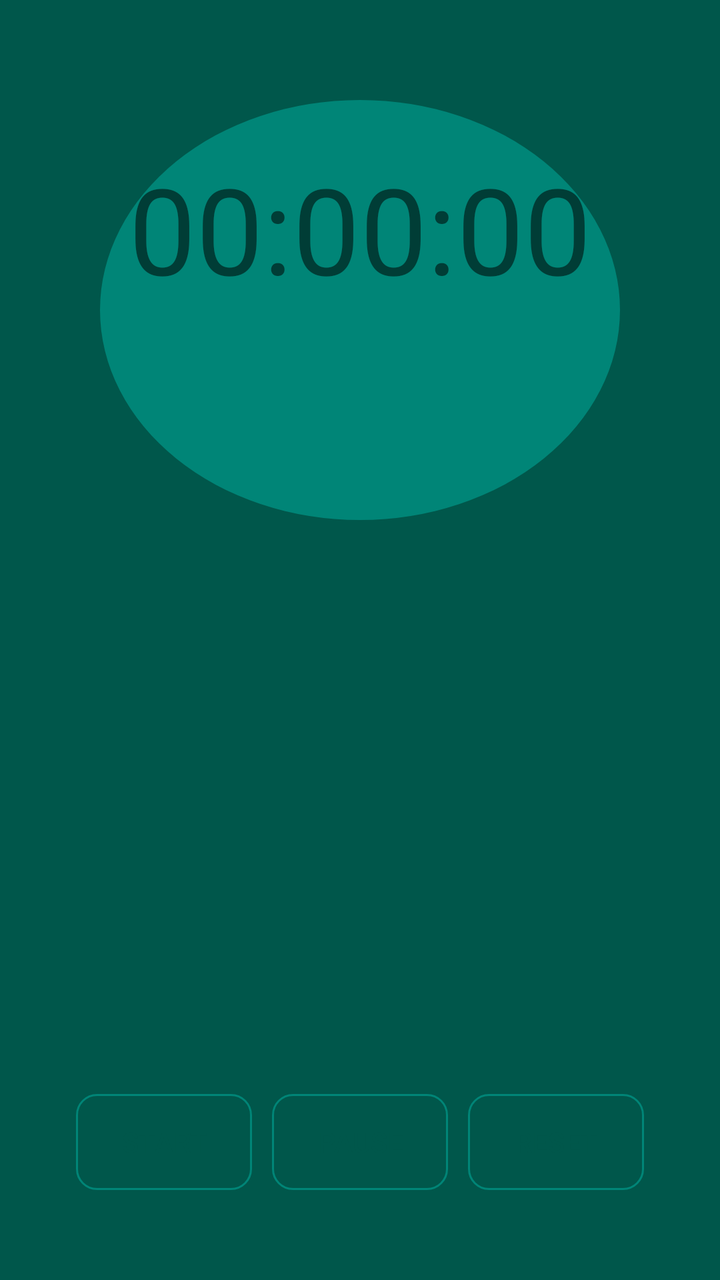
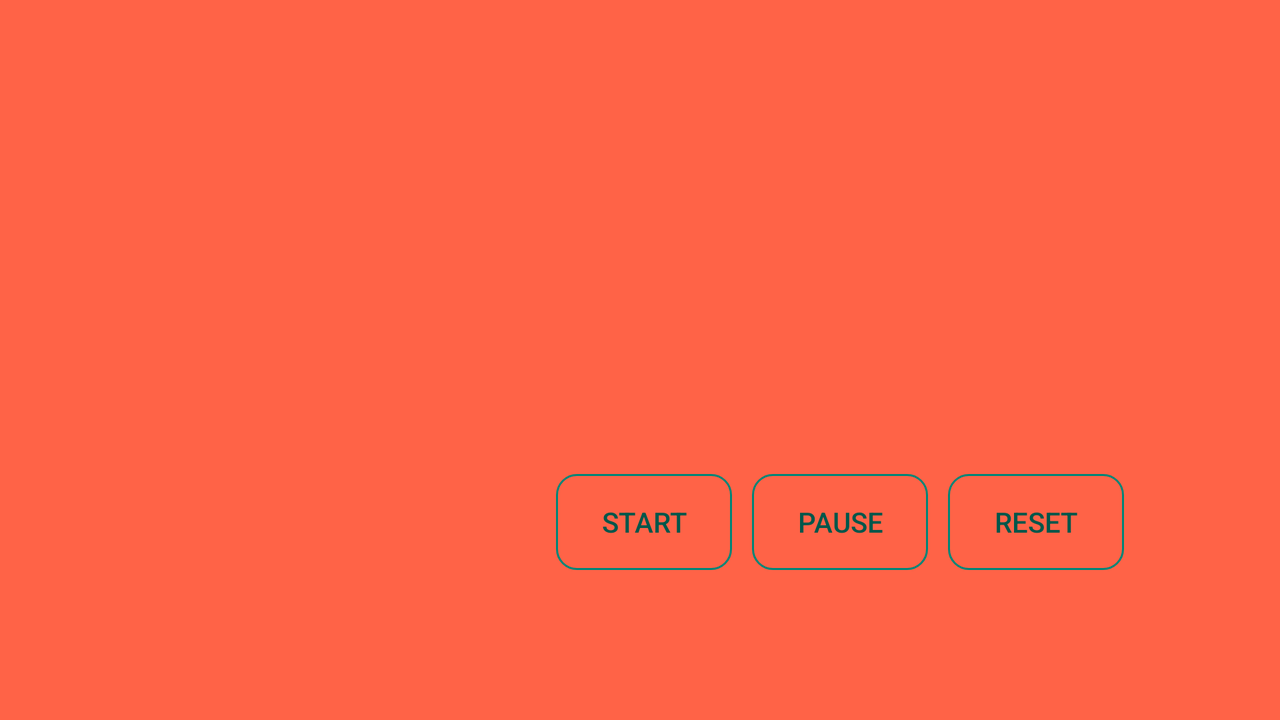

Two renders of one Android screen. The first uses the default layout on a phone; the second uses the alternative layout the repository ships for a different screen configuration, on a matching device. The two XML files are below.
<!-- AndroidManifest.xml: activity theme AppTheme.NoActionBar -->
<!-- res/layout/activity_chrono.xml -->
<?xml version="1.0" encoding="utf-8"?>
<LinearLayout xmlns:android="http://schemas.android.com/apk/res/android"
    xmlns:tools="http://schemas.android.com/tools"
    android:id="@+id/activity_chrono"
    android:layout_width="match_parent"
    android:layout_height="match_parent"
    android:background="@color/backgroundApp"
    tools:context=".MainActivity"
    android:orientation="vertical"
    android:layout_gravity="center"
    >

    <LinearLayout
        android:layout_width="match_parent"
        android:layout_height="match_parent"
        android:orientation="vertical"
        android:layout_weight="2"
        android:background="@drawable/ic_rounded_chrono"
        android:layout_marginBottom="50dp"
        android:layout_marginLeft="50dp"
        android:layout_marginRight="50dp"
        android:layout_marginTop="50dp"
        android:gravity="center"
        >

        <TextView
            android:id="@+id/timerValue"
            android:layout_width="wrap_content"
            android:layout_height="wrap_content"
            android:layout_marginBottom="37dp"
            android:gravity="center"
            android:text="00:00:00"
            android:textSize="60sp"/>

        <TextView
            android:id="@+id/nomActivite"
            android:layout_width="wrap_content"
            android:layout_height="wrap_content"
            android:textSize="20sp"
            />
        <TextView
            android:id="@+id/afficheTempsTravail"
            android:layout_width="wrap_content"
            android:layout_height="wrap_content"
            android:textSize="13sp"
             />

    </LinearLayout>

    <LinearLayout
        android:layout_width="match_parent"
        android:layout_height="300dp"
        android:orientation="horizontal"
        android:gravity="center|bottom"
        android:layout_marginBottom="30dp"
        >
        <Button
            android:text="Start"
            android:onClick="onStart"
            android:id="@+id/startButton"
            android:layout_width="wrap_content"
            android:layout_height="wrap_content"
            android:background="@drawable/ic_rounded_button"
            android:textColor="@color/backgroundApp"
            android:layout_margin="5dp"
            />

        <Button
            android:id="@+id/pauseButton"
            android:onClick="onPause"
            android:text="Pause"
            android:layout_width="wrap_content"
            android:layout_height="wrap_content"
            android:background="@drawable/ic_rounded_button"
            android:textColor="@color/backgroundApp"
            android:layout_margin="5dp"
            />

        <Button
            android:id="@+id/resetButton"
            android:text="Reset"
            android:onClick="onReset"
            android:layout_width="wrap_content"
            android:layout_height="wrap_content"
            android:background="@drawable/ic_rounded_button"
            android:textColor="@color/backgroundApp"
            android:layout_margin="5dp"
         />


    </LinearLayout>

</LinearLayout>
<!-- resources referenced by this layout -->
<resources>
  <color name="backgroundApp">#00574B</color>
  <!-- drawable ic_rounded_button (drawable-v24) -->
  <?xml version="1.0" encoding="utf-8"?>
  <shape xmlns:android="http://schemas.android.com/apk/res/android">
      <stroke
          android:width="1dp"
          android:color="@color/colorPrimary"
          />
  
      <solid android:background="@color/colorPrimary"
         />
  
      <corners
          android:radius="5dp"
          android:topLeftRadius="10dp"
          android:topRightRadius="10dp"
          android:bottomLeftRadius="10dp"
          android:bottomRightRadius="10dp"
          />
  </shape>
  <!-- drawable ic_rounded_chrono (drawable-v24) -->
  <?xml version="1.0" encoding="utf-8"?>
  <selector xmlns:android="http://schemas.android.com/apk/res/android">
      <item>
          
          <shape android:shape="oval">
              <solid android:color="@color/colorPrimary"/>
  
              
              <size android:width="120dp" android:height="120dp"/>
          </shape>
      </item>
  </selector>
  <style name="AppTheme.NoActionBar">
          <item name="windowActionBar">false</item>
          <item name="windowNoTitle">true</item>
      </style>
  <color name="colorPrimary">#008577</color>
</resources>
<!-- res/layout-land/activity_chrono.xml (the author's variant of the layout above) -->
<!-- drawn on the phone turned sideways -->
<?xml version="1.0" encoding="utf-8"?>
<LinearLayout xmlns:android="http://schemas.android.com/apk/res/android"
xmlns:tools="http://schemas.android.com/tools"
android:id="@+id/activity_chrono"
android:layout_width="match_parent"
android:layout_height="match_parent"
android:background="#FF6347"
tools:context=".MainActivity"
android:orientation="horizontal"
android:layout_gravity="center">

<LinearLayout
    android:layout_width="match_parent"
    android:layout_height="match_parent"
    android:orientation="vertical"
    android:layout_weight="2"
    android:layout_marginBottom="50dp"
    android:layout_marginLeft="50dp"
    android:layout_marginRight="50dp"
    android:layout_marginTop="50dp"
    android:gravity="center"
    >

    <TextView
        android:id="@+id/timerValue"
        android:layout_width="wrap_content"
        android:layout_height="wrap_content"
        android:layout_marginBottom="37dp"
        android:gravity="center"
        android:text="00:00:00"
        android:textSize="80dp"/>

    <TextView
        android:id="@+id/nomActivite"
        android:layout_width="wrap_content"
        android:layout_height="wrap_content"
        android:textSize="20sp"
        />
    <TextView
        android:id="@+id/afficheTempsTravail"
        android:layout_width="wrap_content"
        android:layout_height="wrap_content"
        android:textSize="13sp"
        />

</LinearLayout>

<LinearLayout
    android:layout_width="match_parent"
    android:layout_height="300dp"
    android:orientation="horizontal"
    android:gravity="center|bottom"
    android:layout_marginBottom="30dp"
    >
    <Button
        android:text="Start"
        android:onClick="onStart"
        android:id="@+id/startButton"
        android:layout_width="wrap_content"
        android:layout_height="wrap_content"
        android:background="@drawable/ic_rounded_button"
        android:textColor="@color/backgroundApp"
        android:layout_margin="5dp"
        />

    <Button
        android:id="@+id/pauseButton"
        android:onClick="onPause"
        android:text="Pause"
        android:layout_width="wrap_content"
        android:layout_height="wrap_content"
        android:background="@drawable/ic_rounded_button"
        android:textColor="@color/backgroundApp"
        android:layout_margin="5dp"
        />

    <Button
        android:id="@+id/resetButton"
        android:text="Reset"
        android:onClick="onReset"
        android:layout_width="wrap_content"
        android:layout_height="wrap_content"
        android:background="@drawable/ic_rounded_button"
        android:textColor="@color/backgroundApp"
        android:layout_margin="5dp"
        />

</LinearLayout>

</LinearLayout>
<!-- resources referenced by the variant -->
<!-- as the phone turned sideways resolves them -->
<resources>
  <color name="backgroundApp">#00574B</color>
  <!-- drawable ic_rounded_button (drawable-v24) -->
  <?xml version="1.0" encoding="utf-8"?>
  <shape xmlns:android="http://schemas.android.com/apk/res/android">
      <stroke
          android:width="1dp"
          android:color="@color/colorPrimary"
          />
  
      <solid android:background="@color/colorPrimary"
         />
  
      <corners
          android:radius="5dp"
          android:topLeftRadius="10dp"
          android:topRightRadius="10dp"
          android:bottomLeftRadius="10dp"
          android:bottomRightRadius="10dp"
          />
  </shape>
  <style name="AppTheme.NoActionBar">
          <item name="windowActionBar">false</item>
          <item name="windowNoTitle">true</item>
      </style>
  <color name="colorPrimary">#008577</color>
</resources>
